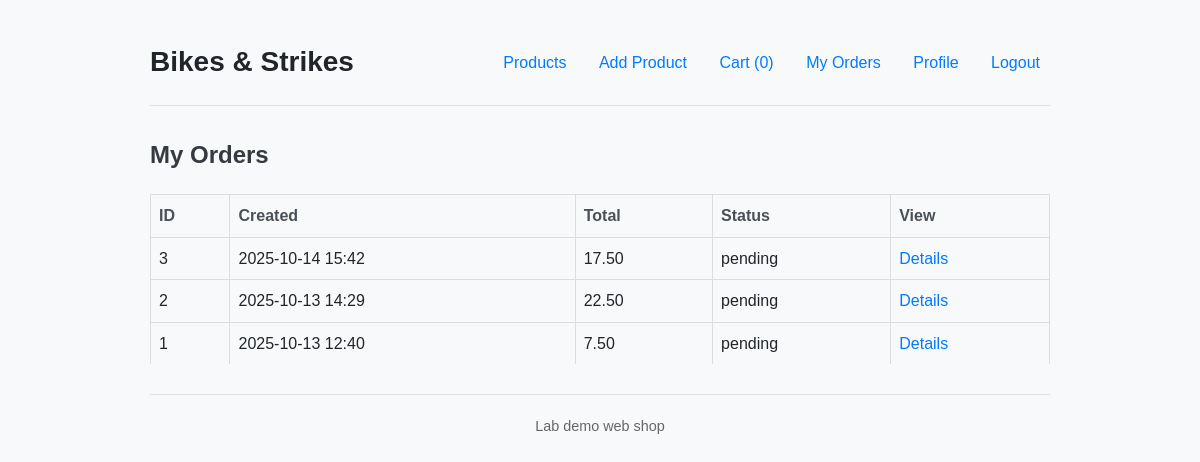
Page /orders (signed in) on the committed database.
### projekt/models.py (models this page shows)
class Order(db.Model):
    id = db.Column(db.Integer, primary_key=True)
    user_id = db.Column(db.Integer, db.ForeignKey('user.id'), nullable=False)
    total_price = db.Column(db.Numeric(12, 2), nullable=False)
    status = db.Column(db.String(50), default='pending')
    created_at = db.Column(db.DateTime, default=datetime.utcnow)
    items = db.relationship('OrderItem', backref='order', lazy=True)

### projekt/routes.py (the view)
@app.route('/orders')
@login_required
def orders():
    my_orders = Order.query.filter_by(
        user_id=current_user.id).order_by(Order.created_at.desc()).all()
    return render_template('orders.html', orders=my_orders)

### projekt/__init__.py (called while the page is built)
@login_manager.user_loader
def load_user(user_id):
    return User.query.get(int(user_id))

### projekt/templates/orders.html
{% extends "base.html" %}
{% block content %}
  <h2>My Orders</h2>
  {% if not orders %}
    <p>No orders yet.</p>
  {% else %}
    <table>
      <tr><th>ID</th><th>Created</th><th>Total</th><th>Status</th><th>View</th></tr>
      {% for o in orders %}
        <tr>
          <td>{{ o.id }}</td>
          <td>{{ o.created_at.strftime('%Y-%m-%d %H:%M') }}</td>
          <td>{{ "%.2f"|format(o.total_price) }}</td>
          <td>{{ o.status }}</td>
          <td><a href="{{ url_for('order_detail', order_id=o.id) }}">Details</a></td>
        </tr>
      {% endfor %}
    </table>
  {% endif %}
{% endblock %}

### projekt/static/style.css (style rules this page uses)
body { font-family: -apple-system, BlinkMacSystemFont, "Segoe UI", Roboto, Helvetica, Arial, sans-serif, "Apple Color Emoji", "Segoe UI Emoji", "Segoe UI Symbol"; background-color: #f8f9fa; color: #212529; line-height: 1.6; margin: 0; padding: 20px; }
h1, h2, h3 { color: #343a40; margin-top: 0; }
a { color: #007bff; text-decoration: none; transition: color 0.2s; }
table { width: 100%; border-collapse: collapse; margin-top: 20px; }
table th, table td { padding: 12px 15px; text-align: left; border-bottom: 1px solid #dee2e6; }
table th { background-color: #f8f9fa; font-weight: 600; color: #495057; }
table tr:last-child td { border-bottom: none; }
body { font-family: Arial, sans-serif; max-width: 900px; margin: 20px auto; }
table { width:100%; border-collapse: collapse; margin-top:12px; }
table th, table td { border:1px solid #ddd; padding:8px; }

### rows in the picture
Order: id "3", created_at "2025-10-14 15:42", total_price "17.50", status "pending"
Order: id "2", created_at "2025-10-13 14:29", total_price "22.50", status "pending"
Order: id "1", created_at "2025-10-13 12:40", total_price "7.50", status "pending"

### other values in the picture
{{ session.get('cart')|length if session.get('cart') else 0 }} "0"
